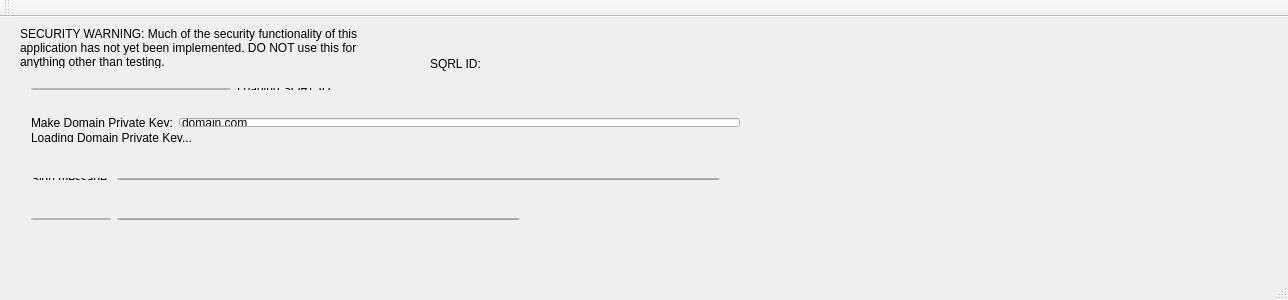
<?xml version="1.0" encoding="UTF-8"?>
<ui version="4.0">
 <class>MainWindow</class>
 <widget class="QMainWindow" name="MainWindow">
  <property name="geometry">
   <rect>
    <x>0</x>
    <y>0</y>
    <width>1288</width>
    <height>300</height>
   </rect>
  </property>
  <property name="windowTitle">
   <string>MainWindow</string>
  </property>
  <widget class="QWidget" name="centralWidget">
   <widget class="QLabel" name="label">
    <property name="geometry">
     <rect>
      <x>20</x>
      <y>10</y>
      <width>361</width>
      <height>41</height>
     </rect>
    </property>
    <property name="text">
     <string>SECURITY WARNING: Much of the security functionality of this application has not yet been implemented. DO NOT use this for anything other than testing.</string>
    </property>
    <property name="wordWrap">
     <bool>true</bool>
    </property>
   </widget>
   <widget class="QLabel" name="label_3">
    <property name="geometry">
     <rect>
      <x>430</x>
      <y>40</y>
      <width>59</width>
      <height>14</height>
     </rect>
    </property>
    <property name="text">
     <string>SQRL ID:</string>
    </property>
   </widget>
   <widget class="QWidget" name="layoutWidget">
    <property name="geometry">
     <rect>
      <x>20</x>
      <y>90</y>
      <width>731</width>
      <height>46</height>
     </rect>
    </property>
    <layout class="QVBoxLayout" name="verticalLayout">
     <item>
      <layout class="QHBoxLayout" name="horizontalLayout">
       <item>
        <widget class="QLabel" name="label_4">
         <property name="text">
          <string>Make Domain Private Key:</string>
         </property>
        </widget>
       </item>
       <item>
        <widget class="QLineEdit" name="lineEdit">
         <property name="text">
          <string>domain.com</string>
         </property>
        </widget>
       </item>
      </layout>
     </item>
     <item>
      <widget class="QLabel" name="label_5">
       <property name="text">
        <string>Loading Domain Private Key...</string>
       </property>
      </widget>
     </item>
    </layout>
   </widget>
   <widget class="QWidget" name="layoutWidget">
    <property name="geometry">
     <rect>
      <x>20</x>
      <y>150</y>
      <width>711</width>
      <height>24</height>
     </rect>
    </property>
    <layout class="QHBoxLayout" name="horizontalLayout_2">
     <item>
      <widget class="QLabel" name="label_6">
       <property name="text">
        <string>Sign message:</string>
       </property>
      </widget>
     </item>
     <item>
      <widget class="QLineEdit" name="lineEdit_2">
       <property name="text">
        <string>/sqrl?nut=1234567890abcdefghijkl</string>
       </property>
      </widget>
     </item>
    </layout>
   </widget>
   <widget class="QWidget" name="layoutWidget">
    <property name="geometry">
     <rect>
      <x>20</x>
      <y>60</y>
      <width>1261</width>
      <height>24</height>
     </rect>
    </property>
    <layout class="QHBoxLayout" name="horizontalLayout_3">
     <item>
      <widget class="QPushButton" name="pushButton">
       <property name="maximumSize">
        <size>
         <width>200</width>
         <height>22</height>
        </size>
       </property>
       <property name="text">
        <string>Generate SQRL ID</string>
       </property>
      </widget>
     </item>
     <item>
      <widget class="QLabel" name="label_2">
       <property name="text">
        <string>Loading SQRL ID...</string>
       </property>
       <property name="wordWrap">
        <bool>true</bool>
       </property>
      </widget>
     </item>
    </layout>
   </widget>
   <widget class="QWidget" name="layoutWidget">
    <property name="geometry">
     <rect>
      <x>20</x>
      <y>190</y>
      <width>511</width>
      <height>24</height>
     </rect>
    </property>
    <layout class="QHBoxLayout" name="horizontalLayout_4">
     <item>
      <widget class="QPushButton" name="pushButton_2">
       <property name="text">
        <string>Authenticate</string>
       </property>
      </widget>
     </item>
     <item>
      <widget class="QLineEdit" name="lineEdit_3">
       <property name="text">
        <string>sqrl://domain.com/sqrl?nut=1234567890abcdefghijkl</string>
       </property>
      </widget>
     </item>
    </layout>
   </widget>
  </widget>
  <widget class="QMenuBar" name="menuBar">
   <property name="geometry">
    <rect>
     <x>0</x>
     <y>0</y>
     <width>1288</width>
     <height>19</height>
    </rect>
   </property>
  </widget>
  <widget class="QToolBar" name="mainToolBar">
   <attribute name="toolBarArea">
    <enum>TopToolBarArea</enum>
   </attribute>
   <attribute name="toolBarBreak">
    <bool>false</bool>
   </attribute>
  </widget>
  <widget class="QStatusBar" name="statusBar"/>
 </widget>
 <layoutdefault spacing="6" margin="11"/>
 <resources/>
 <connections/>
</ui>
